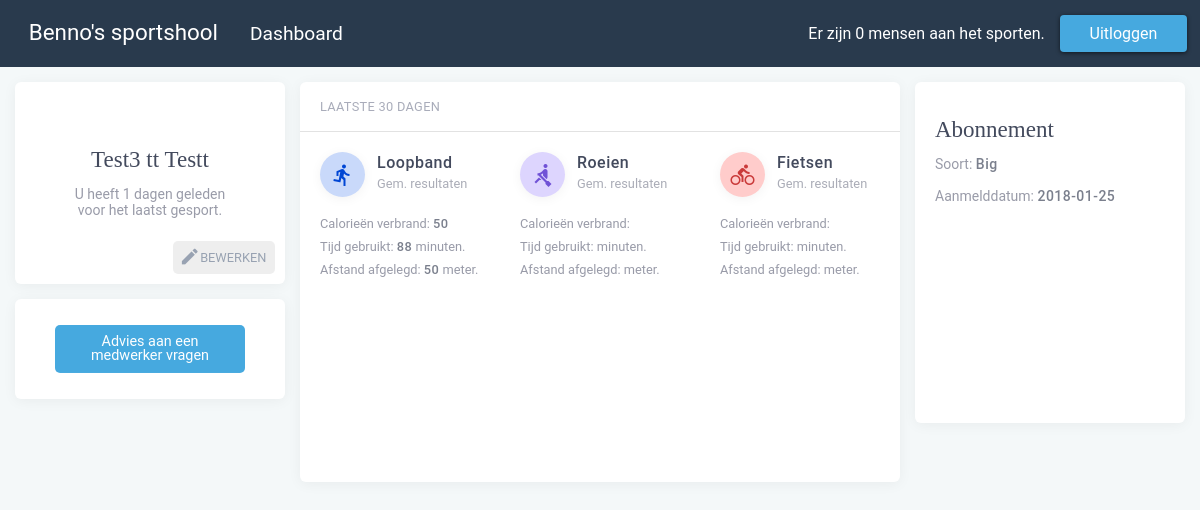
Page /index.php?login=success (signed in) on the committed database.
### tables this page shows
CREATE TABLE `leden` (
  `lid_id` int(50) NOT NULL,
  `pas_code` int(64) NOT NULL,
  `lid_voornaam` varchar(256) NOT NULL,
  `lid_tsnvoegsel` varchar(256) DEFAULT NULL,
  `lid_achternaam` varchar(256) NOT NULL,
  `lid_gewicht` int(50) NOT NULL,
  `lid_geboortedatum` date NOT NULL,
  `lid_email` varchar(256) NOT NULL,
  `lid_huisnr` int(50) NOT NULL,
  `lid_postcode` varchar(50) NOT NULL,
  `lid_straatnaam` varchar(256) NOT NULL,
  `lid_tel` int(50) NOT NULL,
  `lid_woonplaats` varchar(256) NOT NULL,
  `lid_rekeningnr` varchar(256) NOT NULL,
  `lid_bank` varchar(256) NOT NULL,
  `lid_abbo` varchar(256) NOT NULL,
  `lid_uid` varchar(256) NOT NULL,
  `lid_pwd` varchar(256) NOT NULL,
  `lid_registerdate` date NOT NULL,
  `IsLoggedIn` varchar(10) DEFAULT NULL
);

CREATE TABLE `resultaat` (
  `resultaat_id` int(50) NOT NULL,
  `lid_id` int(50) NOT NULL,
  `apparaat_id` int(11) NOT NULL,
  `tijd` int(50) NOT NULL,
  `cal` int(50) NOT NULL,
  `gem_snelheid` int(50) NOT NULL,
  `afstand` int(50) NOT NULL,
  `datum` date NOT NULL
);

### index.php (the view, shortened to what this page needs)
<?php
  include_once 'header.php'
?>
  <?php
          if (isset($_SESSION['lid_id'])) {
            echo '
            <div class="dashboard grid-padding-x">
            <div class="left">
            <div class="lid">';
          $sql = "SELECT * FROM leden WHERE lid_uid = '" . $_SESSION['lid_uid'] . "'";
          $result = mysqli_query($conn, $sql);
          $row = mysqli_fetch_array($result);
          echo '<h4>' . $row["lid_voornaam"] . ' ' . $row["lid_tsnvoegsel"] . ' ' . $row["lid_achternaam"] . '</h4>';
          $sql = mysqli_fetch_assoc(mysqli_query($conn, "SELECT datum FROM resultaat WHERE lid_id = '" . $_SESSION['lid_id'] . "'"));
          $lastvisit = $sql['datum'];
          $date = new DateTime($lastvisit);
          $now = new DateTime();
          if(!empty($lastvisit)) {
            echo $date->diff($now)->format("<p>U heeft %d dagen geleden voor het laatst gesport.</p>");
          } else {
            echo '<p>U heeft nog niet gesport.</p>';
          }
        echo'
         <a href="update.php" class="button valign-center">
         <i class="material-icons">mode_edit</i>Bewerken</a>
            </div>
            <div class="advies">
          <a href="advies.php" class="button">Advies aan een medwerker vragen</a>
        </div>
            </div>
            <div class="middle">
        <div class="header">
          <p>Laatste 30 dagen</p>
        </div>
        <div class="apparaten">';
        $avgloopband = "SELECT FORMAT(AVG(cal),0) avg_cal_loopband, FORMAT(AVG(tijd),0) avg_tijd_loopband, FORMAT(AVG(afstand),0) avg_afst_loopband FROM resultaat WHERE DATEDIFF(CURDATE(),datum) between 0 AND 30 AND apparaat_id = 1 AND lid_id = '" . $_SESSION['lid_id'] . "'";
        $result = mysqli_query($conn, $avgloopband);
        $row = mysqli_fetch_array($result);
        echo'
            <div class="loopband">
              <div class="top">
              <div class="icon">
              <i class="material-icons valign-center">directions_run</i>
              </div>
              <div class="title">
              <b>Loopband</b>
              <p>Gem. resultaten</p>
              </div>
              </div>
              ';
              echo '<p> Calorieën verbrand: <b>' . $row['avg_cal_loopband'] . '</b> </p>';
              echo '<p> Tijd gebruikt: <b>' . $row['avg_tijd_loopband'] . '</b> minuten.</p>';
              echo '<p> Afstand afgelegd: <b>' . $row['avg_afst_loopband'] . '</b> meter.</p>
              </div>
              ';
        $avgroeien = "SELECT FORMAT(AVG(cal),0) avg_cal_roeien, FORMAT(AVG(tijd),0) avg_tijd_roeien, FORMAT(AVG(afstand),0) avg_afst_roeien FROM resultaat WHERE DATEDIFF(CURDATE(),datum) between 0 AND 30 AND apparaat_id = 2 AND lid_id = '" . $_SESSION['lid_id'] . "'";
        $result = mysqli_query($conn, $avgroeien);
        $row = mysqli_fetch_array($result);
        echo'
        <div class="roeien">
            <div class="top">
            <div class="icon">
            <i class="material-icons valign-center">rowing</i>
            </div>
            <div class="title">
            <b>Roeien</b>
            <p>Gem. resultaten</p>
            </div>
            </div>
            ';
            echo '<p> Calorieën verbrand: <b>' . $row['avg_cal_roeien'] . '</b> </p>';
          echo '<p> Tijd gebruikt: <b>' . $row['avg_tijd_roeien'] . '</b> minuten.</p>';
          echo '<p> Afstand afgelegd: <b>' . $row['avg_afst_roeien'] . '</b> meter.</p>
          </div>
          ';
        $avgfietsen = "SELECT FORMAT(AVG(cal),0) avg_cal_fietsen, FORMAT(AVG(tijd),0) avg_tijd_fietsen, FORMAT(AVG(afstand),0) avg_afst_fietsen FROM resultaat WHERE DATEDIFF(CURDATE(),datum) between 0 AND 30 AND apparaat_id = 3 AND lid_id = '" . $_SESSION['lid_id'] . "'";
        $result = mysqli_query($conn, $avgfietsen);
        $row = mysqli_fetch_array($result);
        echo'
        <div class="fietsen">
        <div class="top">
        <div class="icon">
        <i class="material-icons valign-center">directions_bike</i>
        </div>
        <div class="title">
        <b>Fietsen</b>
        <p>Gem. resultaten</p>
        </div>
        </div>
        ';
        echo '<p> Calorieën verbrand: <b>' . $row['avg_cal_fietsen'] . '</b></p>';
        echo '<p> Tijd gebruikt: <b>' . $row['avg_tijd_fietsen'] . '</b> minuten.</p>';
        echo '<p> Afstand afgelegd: <b>' . $row['avg_afst_fietsen'] . '</b> meter.</p>
        </div>
        ';
              echo'
              </div>
              </div>
           <div class="right">
      <div class="abonnement">
      <h4>Abonnement</h4>
           ';
           $sql = "SELECT * FROM leden WHERE lid_uid = '" . $_SESSION['lid_uid'] . "'";
        $result = mysqli_query($conn, $sql);
        $row = mysqli_fetch_array($result);
        echo '<p> Soort: <b>' . $row["lid_abbo"] . '</b></p>';
        echo '<p>Aanmelddatum: <b>' . $row["lid_registerdate"] . '</b></p>';
          }
    ?>
    <?php
  include_once 'footer.php'
?>

### header.php (shortened to what this page needs)
<?php
  include 'includes/dbh.inc.php'
?>
  <!doctype html>
  <html class="no-js" lang="en">
  <head>
    <link rel="stylesheet" href="css/app.css">
  </head>
  <body <?php if (isset($_SESSION['lid_id'])) { echo'class="dashbg"'; }?>>
    <div class="top-bar" data-sticky data-options="marginTop:0;">
      <div class="top-bar-left">
        <ul class="dropdown menu" data-dropdown-menu>
          <li class="menu-text">Benno's sportshool</li>
          <?php
          if (isset($_SESSION['lid_id'])) {
            echo'
            <li>
            <a href="index.php">Dashboard</a>
          </li>
          ';
          }
        ?>
        </ul>
      </div>
      <div class="top-bar-right">
        <ul class="menu">
          <?php
          if (isset($_SESSION['lid_id'])) {
            $sql = "SELECT COUNT(*) FROM leden WHERE IsLoggedIn = 'true'";
            $rs = mysqli_query($conn, $sql);
            $result = mysqli_fetch_array($rs);
            echo'
            <li class="count">Er zijn ' . $result[0] . ' mensen aan het sporten.</li>
            <li><form action="includes/logout.inc.php" method="POST">
                 <button class="button" type="submit" name="submit">Uitloggen</button>
                 </form></li>';
          }
        ?>
        </ul>
      </div>
    </div>

### footer.php (shortened to what this page needs)
</body>
</html>

### rows in the picture
leden: lid_voornaam "Test3", lid_tsnvoegsel "tt", lid_achternaam "Testt", lid_abbo "Big", lid_registerdate "2018-01-25"
resultaat: datum "U heeft 1 dagen geleden voor het laatst gesport."

### other values in the picture
$result[0] "0"
$row['avg_cal_loopband'] "50"
$row['avg_tijd_loopband'] "88"
$row['avg_afst_loopband'] "50"
